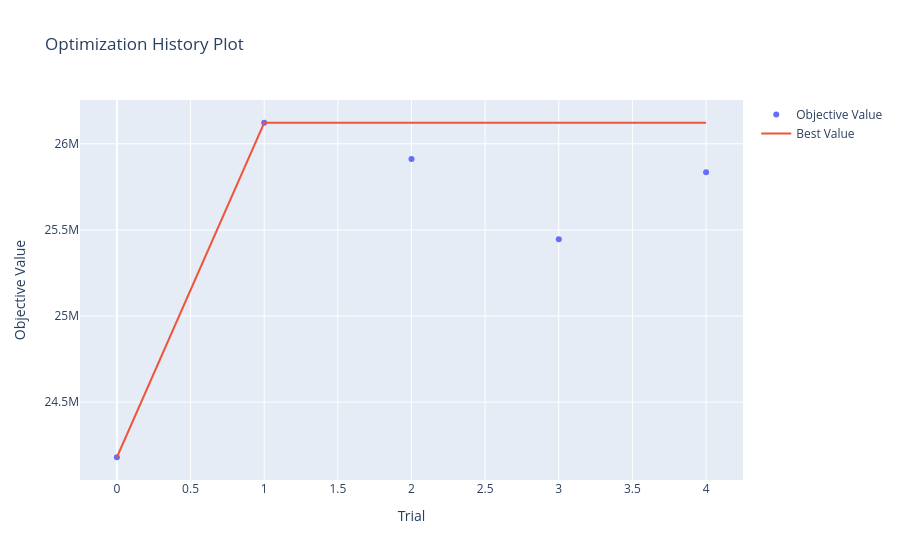
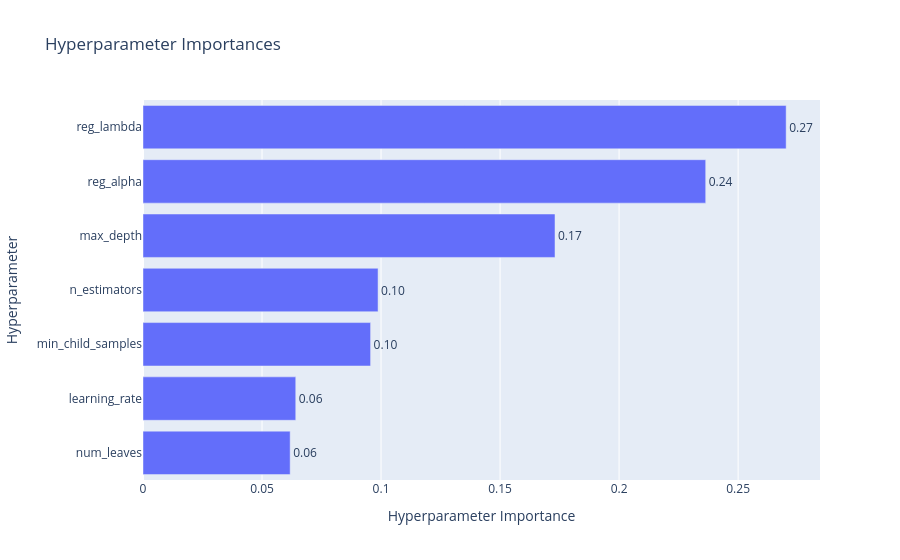

Notebook code cell kept with these figures, in order:
### Markdown cell above
Оптимизируем LightGBM модель:

### Code cell
def lightgbm_params_func(trial):
    return {
        'learning_rate': trial.suggest_float('learning_rate', 0.01, 0.1, log=True),
        'max_depth': trial.suggest_int('max_depth', 3, 10),
        'n_estimators': trial.suggest_int('n_estimators', 500, 2000),
        'num_leaves': trial.suggest_int('num_leaves', 2, 256),
        'min_child_samples': trial.suggest_int('min_child_samples', 5, 100),
        'reg_alpha': trial.suggest_float('reg_alpha', 1e-8, 1.0),
        'reg_lambda': trial.suggest_float('reg_lambda', 1e-8, 1.0),
        **DEFAULT_LGBM_PARAMS,
    }

def lightgbm_estimator_func(params):
    return pipe(LGBMClassifier(**params))

lightgbm_study = optuna_helper.fit_study(
    params_func=lightgbm_params_func,
    estimator_func=lightgbm_estimator_func,
    scorer_func=scorer_func,
    fit_func=transform_and_train,
    n_trials=5,
    visualize=True,
    show_progress_bar=True,
    cv=tscv,
)

print('=== LightGBM ===')
print('Наилучшие гиперпараметры:', lightgbm_study.best_params)
print(f'IR: {lightgbm_study.best_value:.0f}')

### Figure 1 — Plotly figure (JSON) as saved in the notebook; plotly's stock layout.template omitted (floating-point values rounded to 4 significant figures)
{"data": [{"mode": "markers", "name": "Objective Value", "type": "scatter", "x": [0, 1, 2, 3, 4], "y": [24180000.0, 26122000, 25910000.0, 25450000.0, 25834500]}, {"mode": "lines", "name": "Best Value", "type": "scatter", "x": [0, 1, 2, 3, 4], "y": [24180000.0, 26122000, 26122000, 26122000, 26122000]}, {"marker": {"color": "#cccccc"}, "mode": "markers", "name": "Infeasible Trial", "showlegend": false, "type": "scatter", "x": [], "y": []}], "layout": {"title": {"text": "Optimization History Plot"}, "xaxis": {"title": {"text": "Trial"}}, "yaxis": {"title": {"text": "Objective Value"}}}}

### Figure 2 — Plotly figure (JSON) as saved in the notebook; plotly's stock layout.template omitted (floating-point values rounded to 4 significant figures)
{"data": [{"cliponaxis": false, "hovertemplate": ["num_leaves (IntDistribution): 0.061818581184148784<extra></extra>", "learning_rate (FloatDistribution): 0.06417474340882148<extra></extra>", "min_child_samples (IntDistribution): 0.09560935781144857<extra></extra>", "n_estimators (IntDistribution): 0.09874717443341216<extra></extra>", "max_depth (IntDistribution): 0.17308216001268747<extra></extra>", "reg_alpha (FloatDistribution): 0.23638646300192653<extra></extra>", "reg_lambda (FloatDistribution): 0.2701815201475549<extra></extra>"], "name": "Objective Value", "orientation": "h", "text": ["0.06", "0.06", "0.10", "0.10", "0.17", "0.24", "0.27"], "textposition": "outside", "type": "bar", "x": [0.06182, 0.06417, 0.09561, 0.09875, 0.1731, 0.2364, 0.2702], "y": ["num_leaves", "learning_rate", "min_child_samples", "n_estimators", "max_depth", "reg_alpha", "reg_lambda"]}], "layout": {"title": {"text": "Hyperparameter Importances"}, "xaxis": {"title": {"text": "Hyperparameter Importance"}}, "yaxis": {"title": {"text": "Hyperparameter"}}}}
